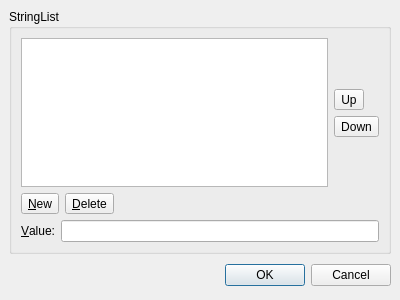
<ui version="4.0" >
 <author></author>
 <comment></comment>
 <exportmacro></exportmacro>
 <class>Dialog</class>
 <widget class="QDialog" name="Dialog" >
  <property name="geometry" >
   <rect>
    <x>0</x>
    <y>0</y>
    <width>400</width>
    <height>300</height>
   </rect>
  </property>
  <property name="windowTitle" >
   <string>Dialog</string>
  </property>
  <layout class="QVBoxLayout" >
   <property name="margin" >
    <number>9</number>
   </property>
   <property name="spacing" >
    <number>6</number>
   </property>
   <item>
    <widget class="QGroupBox" name="groupBox" >
     <property name="title" >
      <string>StringList</string>
     </property>
     <layout class="QGridLayout" >
      <property name="margin" >
       <number>9</number>
      </property>
      <property name="spacing" >
       <number>6</number>
      </property>
      <item row="1" column="0" colspan="2" >
       <layout class="QVBoxLayout" >
        <property name="margin" >
         <number>0</number>
        </property>
        <property name="spacing" >
         <number>6</number>
        </property>
        <item>
         <layout class="QHBoxLayout" >
          <property name="margin" >
           <number>0</number>
          </property>
          <property name="spacing" >
           <number>6</number>
          </property>
          <item>
           <widget class="QToolButton" name="newButton" >
            <property name="toolTip" >
             <string>New String</string>
            </property>
            <property name="text" >
             <string>&amp;New</string>
            </property>
            <property name="toolButtonStyle" >
             <enum>Qt::ToolButtonTextBesideIcon</enum>
            </property>
           </widget>
          </item>
          <item>
           <widget class="QToolButton" name="deleteButton" >
            <property name="toolTip" >
             <string>Delete String</string>
            </property>
            <property name="text" >
             <string>&amp;Delete</string>
            </property>
            <property name="toolButtonStyle" >
             <enum>Qt::ToolButtonTextBesideIcon</enum>
            </property>
           </widget>
          </item>
          <item>
           <spacer>
            <property name="orientation" >
             <enum>Qt::Horizontal</enum>
            </property>
            <property name="sizeHint" >
             <size>
              <width>40</width>
              <height>20</height>
             </size>
            </property>
           </spacer>
          </item>
         </layout>
        </item>
        <item>
         <layout class="QHBoxLayout" >
          <property name="margin" >
           <number>0</number>
          </property>
          <property name="spacing" >
           <number>6</number>
          </property>
          <item>
           <widget class="QLabel" name="label" >
            <property name="text" >
             <string>&amp;Value:</string>
            </property>
            <property name="buddy" >
             <cstring>valueEdit</cstring>
            </property>
           </widget>
          </item>
          <item>
           <widget class="QLineEdit" name="valueEdit" />
          </item>
         </layout>
        </item>
       </layout>
      </item>
      <item row="0" column="1" >
       <layout class="QVBoxLayout" >
        <property name="margin" >
         <number>0</number>
        </property>
        <property name="spacing" >
         <number>6</number>
        </property>
        <item>
         <spacer>
          <property name="orientation" >
           <enum>Qt::Vertical</enum>
          </property>
          <property name="sizeHint" >
           <size>
            <width>20</width>
            <height>40</height>
           </size>
          </property>
         </spacer>
        </item>
        <item>
         <widget class="QToolButton" name="upButton" >
          <property name="toolTip" >
           <string>Move String Up</string>
          </property>
          <property name="text" >
           <string>Up</string>
          </property>
         </widget>
        </item>
        <item>
         <widget class="QToolButton" name="downButton" >
          <property name="toolTip" >
           <string>Move String Down</string>
          </property>
          <property name="text" >
           <string>Down</string>
          </property>
         </widget>
        </item>
        <item>
         <spacer>
          <property name="orientation" >
           <enum>Qt::Vertical</enum>
          </property>
          <property name="sizeHint" >
           <size>
            <width>20</width>
            <height>40</height>
           </size>
          </property>
         </spacer>
        </item>
       </layout>
      </item>
      <item row="0" column="0" >
       <widget class="QListView" name="listView" />
      </item>
     </layout>
    </widget>
   </item>
   <item>
    <layout class="QHBoxLayout" >
     <property name="margin" >
      <number>0</number>
     </property>
     <property name="spacing" >
      <number>6</number>
     </property>
     <item>
      <spacer>
       <property name="orientation" >
        <enum>Qt::Horizontal</enum>
       </property>
       <property name="sizeHint" >
        <size>
         <width>131</width>
         <height>31</height>
        </size>
       </property>
      </spacer>
     </item>
     <item>
      <widget class="QPushButton" name="okButton" >
       <property name="text" >
        <string>OK</string>
       </property>
      </widget>
     </item>
     <item>
      <widget class="QPushButton" name="cancelButton" >
       <property name="text" >
        <string>Cancel</string>
       </property>
      </widget>
     </item>
    </layout>
   </item>
  </layout>
 </widget>
 <pixmapfunction></pixmapfunction>
 <resources/>
 <connections>
  <connection>
   <sender>okButton</sender>
   <signal>clicked()</signal>
   <receiver>Dialog</receiver>
   <slot>accept()</slot>
   <hints>
    <hint type="sourcelabel" >
     <x>278</x>
     <y>253</y>
    </hint>
    <hint type="destinationlabel" >
     <x>96</x>
     <y>254</y>
    </hint>
   </hints>
  </connection>
  <connection>
   <sender>cancelButton</sender>
   <signal>clicked()</signal>
   <receiver>Dialog</receiver>
   <slot>reject()</slot>
   <hints>
    <hint type="sourcelabel" >
     <x>369</x>
     <y>253</y>
    </hint>
    <hint type="destinationlabel" >
     <x>179</x>
     <y>282</y>
    </hint>
   </hints>
  </connection>
 </connections>
</ui>
